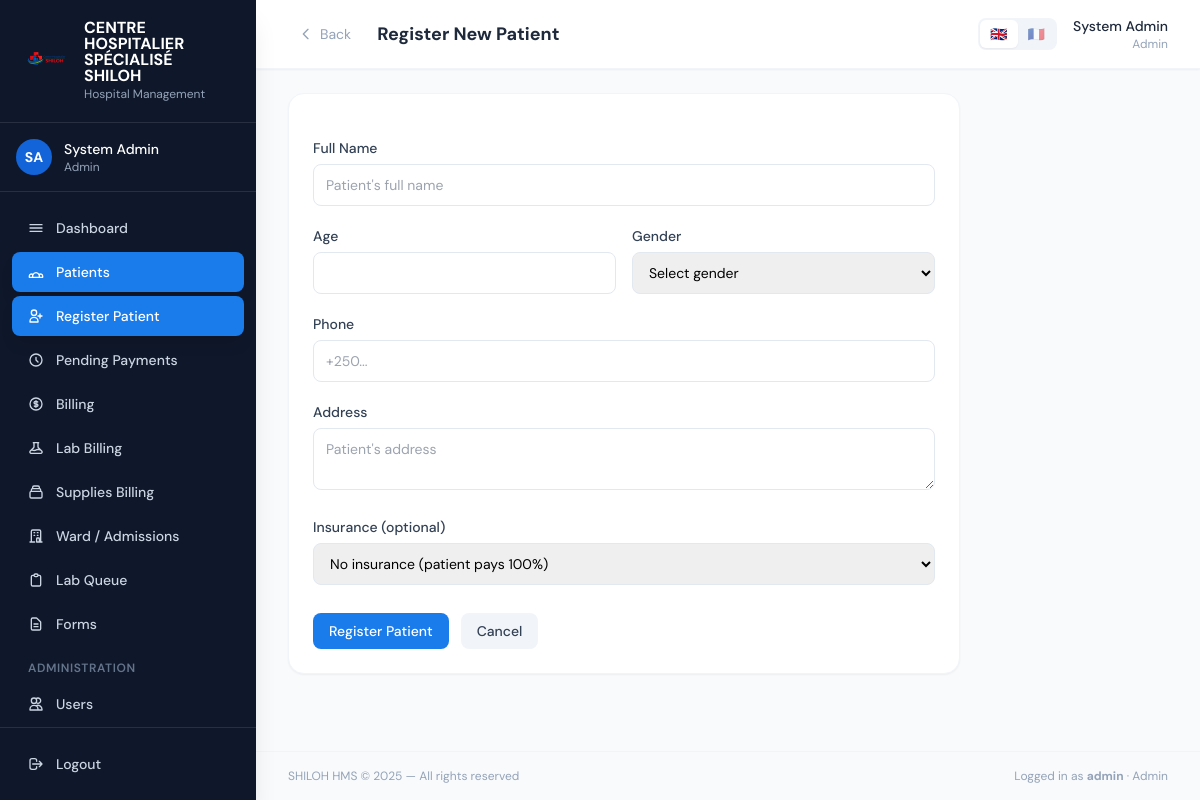
Screenshot of /patients/register/ (signed in) with the database file from the repository.
### core/models.py (models this page shows, shortened)
class HospitalSettings(models.Model):
    hospital_name = models.CharField(
        max_length=200, default='Hospital',
        help_text="Hospital name shown on receipts and the login page"
    )
    logo = models.ImageField(
        upload_to='hospital_logo/', null=True, blank=True,
        help_text="Logo shown on login page, receipts, and as favicon"
    )
    logo_size = models.CharField(
        max_length=10, choices=LogoSize.choices, default=LogoSize.MEDIUM,
        help_text="Display size of the logo on the login page and sidebar"
    )
    consultation_fee = models.DecimalField(
        max_digits=12, decimal_places=2, default=0,
        help_text="Standard consultation fee in CDF"
    )
    fixed_fee = models.DecimalField(
        max_digits=14, decimal_places=2, default=46136.71,
        help_text="Fixed administrative fee in CDF added to every bill"
    )
    currency = models.CharField(
        max_length=10, default='CDF',
        help_text="Primary currency code or symbol (e.g. CDF, RWF, KES)"
    )
    language = models.CharField(
        max_length=10,
        choices=[('en', 'English'), ('fr', 'Français')],
        default='en',
        help_text="System-wide display language for all users"
    )
    updated_at = models.DateTimeField(auto_now=True)
    updated_by = models.ForeignKey(
        'User', null=True, blank=True, on_delete=models.SET_NULL, related_name='settings_updated'
    )
    class Meta:
        verbose_name = "Hospital Settings"
    @classmethod
    def get(cls):
        obj, _ = cls.objects.get_or_create(pk=1)
        return obj

class User(AbstractUser):
    role = models.CharField(max_length=20, choices=Role.choices, default=Role.RECEPTIONIST)
    specialty = models.CharField(
        max_length=30, choices=Specialty.choices, blank=True, default='',
        help_text="Only applicable for doctors"
    )
    phone = models.CharField(max_length=20, blank=True)
    is_deleted = models.BooleanField(default=False)
    must_change_password = models.BooleanField(default=False)
    preferred_language = models.CharField(
        max_length=5, choices=Language.choices, blank=True, default='',
        help_text="If blank, the hospital's default system language is used."
    )
    created_by = models.ForeignKey(
        'self', null=True, blank=True, on_delete=models.SET_NULL, related_name='created_users'
    )

### patients/views.py (the view, shortened to what this page needs)
# urls.py: path('register/', views.patient_register, name='patient_register'),
@role_required('receptionist', 'admin')
def patient_register(request):
    insurances = Insurance.objects.filter(is_deleted=False, is_active=True)
    return render(request, 'patients/patient_form.html', {'insurances': insurances, 'action': 'Register'})

### templates/patients/patient_form.html (shortened to what this page needs)
{% extends 'base.html' %}
{% load i18n %}
{% block page_title %}Register New Patient{% endblock %}
{% block content %}
<div class="max-w-2xl">
<div class="card">
  <form method="post" class="space-y-5">
    <div><label class="form-label">Full Name</label><input name="full_name" required class="form-input" placeholder="Patient's full name" /></div>
    <div class="grid grid-cols-2 gap-4">
      <div><label class="form-label">Age</label><input type="number" name="age" required min="0" max="150" class="form-input" /></div>
      <div><label class="form-label">Gender</label>
        <select name="gender" required class="form-input">
          <option value="">Select gender</option>
        </select>
      </div>
    </div>
    <div><label class="form-label">Phone</label><input name="phone" required class="form-input" placeholder="+250..." /></div>
    <div><label class="form-label">Address</label><textarea name="address" required class="form-input" rows="2" placeholder="Patient's address"></textarea></div>
    <div>
      <label class="form-label">Insurance (optional)</label>
      <select name="insurance" class="form-input">
        <option value="">No insurance (patient pays 100%)</option>
      </select>
    </div>
    <div class="flex gap-3 pt-2">
      <button type="submit" class="btn-primary">Register Patient</button>
      <a href="{% url 'patient_list' %}" class="btn-secondary">Cancel</a>
    </div>
  </form>
</div>
</div>
{% endblock %}

### templates/base.html (shortened to what this page needs)
{% load i18n %}<!DOCTYPE html>
<html lang="{{ request.LANGUAGE_CODE|default:'en' }}">
<head>
  <script src="https://cdn.tailwindcss.com"></script>
</head>
<body class="bg-slate-50 min-h-screen flex">
{% if user.is_authenticated %}
<aside class="w-64 h-screen bg-slate-900 flex flex-col fixed top-0 left-0 z-40 shadow-xl overflow-hidden">
  <div class="px-6 py-5 border-b border-white/10">
    <div class="flex items-center gap-3">
      {% if hospital_logo_url %}
      <img src="{{ hospital_logo_url }}" alt="{{ hospital_name }}"
           style="width:{{ logo_size_px }};height:{{ logo_size_px }};max-width:48px;max-height:48px"
           class="object-contain rounded-xl shrink-0" />
      {% endif %}
      <div>
        <div class="text-white font-bold text-base leading-none">{{ hospital_name|upper }}</div>
        <div class="text-slate-400 text-xs mt-0.5">{% trans "Hospital Management" %}</div>
      </div>
    </div>
  </div>
  <div class="px-4 py-4 border-b border-white/10">
    <div class="flex items-center gap-3">
      <div class="w-9 h-9 bg-brand-700 rounded-full flex items-center justify-center text-white text-sm font-bold">
        {{ user.first_name|first|upper }}{{ user.last_name|first|upper }}
      </div>
      <div class="flex-1 min-w-0">
        <div class="text-white text-sm font-medium truncate">{{ user.get_full_name }}</div>
        <div class="text-slate-400 text-xs capitalize">{{ user.get_role_display }}</div>
      </div>
    </div>
  </div>
  <nav class="flex-1 px-3 py-4 space-y-1 overflow-y-auto">
    <a href="{% url 'dashboard' %}" class="sidebar-link {% if request.resolver_match.url_name == 'dashboard' %}active{% endif %}">
      <svg class="w-4 h-4" fill="none" viewBox="0 0 24 24" stroke="currentColor"><path stroke-linecap="round" stroke-linejoin="round" stroke-width="2" d="M3 7h18M3 12h18M3 17h18"/></svg>
      {% trans "Dashboard" %}
    </a>
    {% if user.role != 'accountant' and user.role != 'lab_technician' %}
    <a href="{% url 'patient_list' %}" class="sidebar-link {% if 'patient' in request.resolver_match.url_name %}active{% endif %}">
      {% trans "Patients" %}
    </a>
    {% endif %}
    {% if user.role == 'receptionist' or user.role == 'admin' %}
    <a href="{% url 'patient_register' %}" class="sidebar-link {% if request.resolver_match.url_name == 'patient_register' %}active{% endif %}">
      <svg class="w-4 h-4" fill="none" viewBox="0 0 24 24" stroke="currentColor"><path stroke-linecap="round" stroke-linejoin="round" stroke-width="2" d="M18 9v3m0 0v3m0-3h3m-3 0h-3m-2-5a4 4 0 11-8 0 4 4 0 018 0zM3 20a6 6 0 0112 0v1H3v-1z"/></svg>
      {% trans "Register Patient" %}
    </a>
    {% endif %}
    {% if user.role == 'accountant' or user.role == 'admin' %}
    <a href="{% url 'pending_billing_list' %}" class="sidebar-link {% if 'pending_billing' in request.resolver_match.url_name %}active{% endif %}">
      <svg class="w-4 h-4" fill="none" viewBox="0 0 24 24" stroke="currentColor"><path stroke-linecap="round" stroke-linejoin="round" stroke-width="2" d="M12 8v4l3 3m6-3a9 9 0 11-18 0 9 9 0 0118 0z"/></svg>
      {% trans "Pending Payments" %}
    </a>
    <a href="{% url 'billing_dashboard' %}" class="sidebar-link {% if 'billing_dashboard' == request.resolver_match.url_name or 'payment' in request.resolver_match.url_name %}active{% endif %}">
      {% trans "Billing" %}
    </a>
    <a href="{% url 'lab_billing_list' %}" class="sidebar-link {% if 'lab_billing' in request.resolver_match.url_name or 'lab_payment' in request.resolver_match.url_name %}active{% endif %}">
      {% trans "Lab Billing" %}
    </a>
    <a href="{% url 'supplies_billing_list' %}" class="sidebar-link {% if 'supplies_billing' in request.resolver_match.url_name %}active{% endif %}">
      <svg class="w-4 h-4" fill="none" viewBox="0 0 24 24" stroke="currentColor"><path stroke-linecap="round" stroke-linejoin="round" stroke-width="2" d="M19 11H5m14 0a2 2 0 012 2v6a2 2 0 01-2 2H5a2 2 0 01-2-2v-6a2 2 0 012-2m14 0V9a2 2 0 00-2-2M5 11V9a2 2 0 012-2m0 0V5a2 2 0 012-2h6a2 2 0 012 2v2M7 7h10"/></svg>
      {% trans "Supplies Billing" %}
    </a>
    {% endif %}
    {% if user.role == 'nurse' or user.role == 'admin' %}
    <a href="{% url 'admission_list' %}" class="sidebar-link {% if 'admission' in request.resolver_match.url_name %}active{% endif %}">
      <svg class="w-4 h-4" fill="none" viewBox="0 0 24 24" stroke="currentColor"><path stroke-linecap="round" stroke-linejoin="round" stroke-width="2" d="M19 21V5a2 2 0 00-2-2H7a2 2 0 00-2 2v16m14 0h2m-2 0h-5m-9 0H3m2 0h5M9 7h1m-1 4h1m4-4h1m-1 4h1m-2 10v-5a1 1 0 011-1h2a1 1 0 011 1v5m-4 0h4"/></svg>
      {% trans "Ward / Admissions" %}
    </a>
    {% endif %}
    {% if user.role == 'lab_technician' or user.role == 'admin' %}
    <a href="{% url 'lab_queue' %}" class="sidebar-link {% if 'lab' in request.resolver_match.url_name %}active{% endif %}">
      <svg class="w-4 h-4" fill="none" viewBox="0 0 24 24" stroke="currentColor"><path stroke-linecap="round" stroke-linejoin="round" stroke-width="2" d="M9 5H7a2 2 0 00-2 2v12a2 2 0 002 2h10a2 2 0 002-2V7a2 2 0 00-2-2h-2M9 5a2 2 0 002 2h2a2 2 0 002-2M9 5a2 2 0 012-2h2a2 2 0 012 2"/></svg>
      {% trans "Lab Queue" %}
    </a>
    {% endif %}
    <a href="{% url 'forms_library' %}" class="sidebar-link {% if 'forms' in request.resolver_match.url_name %}active{% endif %}">
      <svg class="w-4 h-4" fill="none" viewBox="0 0 24 24" stroke="currentColor"><path stroke-linecap="round" stroke-linejoin="round" stroke-width="2" d="M9 12h6m-6 4h6m2 5H7a2 2 0 01-2-2V5a2 2 0 012-2h5.586a1 1 0 01.707.293l5.414 5.414a1 1 0 01.293.707V19a2 2 0 01-2 2z"/></svg>
      {% trans "Forms" %}
    </a>
    {% if user.role == 'admin' %}
    <div class="pt-3 pb-1 px-4 text-xs font-semibold text-slate-500 uppercase tracking-wider">{% trans "Administration" %}</div>
    <a href="{% url 'user_list' %}" class="sidebar-link {% if 'user' in request.resolver_match.url_name %}active{% endif %}">
      <svg class="w-4 h-4" fill="none" viewBox="0 0 24 24" stroke="currentColor"><path stroke-linecap="round" stroke-linejoin="round" stroke-width="2" d="M12 4.354a4 4 0 110 5.292M15 21H3v-1a6 6 0 0112 0v1zm0 0h6v-1a6 6 0 00-9-5.197M13 7a4 4 0 11-8 0 4 4 0 018 0z"/></svg>
      {% trans "Users" %}
    </a>
    {% endif %}
  </nav>
  <div class="px-3 py-4 border-t border-white/10">
    <a href="{% url 'logout' %}" class="sidebar-link text-red-400 hover:bg-red-500/10 hover:text-red-300">
      <svg class="w-4 h-4" fill="none" viewBox="0 0 24 24" stroke="currentColor"><path stroke-linecap="round" stroke-linejoin="round" stroke-width="2" d="M17 16l4-4m0 0l-4-4m4 4H7m6 4v1a3 3 0 01-3 3H6a3 3 0 01-3-3V7a3 3 0 013-3h4a3 3 0 013 3v1"/></svg>
      {% trans "Logout" %}
    </a>
  </div>
</aside>
<div class="ml-64 flex-1 flex flex-col min-h-screen">
  <header class="bg-white border-b border-slate-100 px-8 py-4 flex items-center justify-between sticky top-0 z-30 shadow-sm">
    <div class="flex items-center gap-4">
      <button onclick="history.back()"
              class="flex items-center gap-1.5 text-slate-400 hover:text-slate-700 hover:bg-slate-100 px-2.5 py-1.5 rounded-lg transition-colors text-sm"
              title="Go back">
        <svg class="w-4 h-4" fill="none" viewBox="0 0 24 24" stroke="currentColor"><path stroke-linecap="round" stroke-linejoin="round" stroke-width="2" d="M15 19l-7-7 7-7"/></svg>
        {% trans "Back" %}
      </button>
      <div>
        <h1 class="text-lg font-bold text-slate-800">{% block page_title %}Dashboard{% endblock %}</h1>
      </div>
    </div>
    <div class="flex items-center gap-4">
      <form method="post" action="{% url 'set_my_language' %}" class="flex items-center bg-slate-100 rounded-lg p-0.5">
        <button type="submit" name="language" value="en" title="English"
                class="px-2.5 py-1 rounded-md text-sm transition-colors {% if user.preferred_language == 'en' or not user.preferred_language %}bg-white shadow-sm{% else %}opacity-50 hover:opacity-80{% endif %}">
          🇬🇧
        </button>
        <button type="submit" name="language" value="fr" title="Français"
                class="px-2.5 py-1 rounded-md text-sm transition-colors {% if user.preferred_language == 'fr' %}bg-white shadow-sm{% else %}opacity-50 hover:opacity-80{% endif %}">
          🇫🇷
        </button>
      </form>
      <a href="{% url 'my_profile' %}" class="text-right hover:opacity-70 transition-opacity">
        <div class="text-sm font-medium text-slate-800">{{ user.get_full_name }}</div>
        <div class="text-xs text-slate-400 capitalize">{{ user.get_role_display }}</div>
      </a>
    </div>
  </header>
  <main class="flex-1 px-8 py-6">
{% else %}
<div class="flex-1">
{% endif %}
{% block content %}{% endblock %}
{% if user.is_authenticated %}
  </main>
  <footer class="px-8 py-4 border-t border-slate-100 text-xs text-slate-400 flex justify-between">
    <span>SHILOH HMS &copy; 2025 — {% trans "All rights reserved" %}</span>
    <span>{% trans "Logged in as" %} <strong>{{ user.username }}</strong> · <span class="capitalize">{{ user.get_role_display }}</span></span>
  </footer>
</div>
{% else %}
</div>
{% endif %}
</body>
</html>

### templates/base.html (style rules this page uses)
body { font-family: 'DM Sans', sans-serif; }
.sidebar-link { @apply flex items-center gap-3 px-4 py-2.5 rounded-lg text-slate-300 hover:bg-white/10 hover:text-white transition-all text-sm font-medium; }
.sidebar-link.active { @apply bg-brand-600 text-white shadow-lg; }
.card { @apply bg-white rounded-2xl shadow-sm border border-slate-100 p-6; }
.btn-primary { @apply inline-flex items-center gap-2 bg-brand-600 hover:bg-brand-700 text-white px-4 py-2 rounded-lg text-sm font-medium transition-colors; }
.btn-secondary { @apply inline-flex items-center gap-2 bg-slate-100 hover:bg-slate-200 text-slate-700 px-4 py-2 rounded-lg text-sm font-medium transition-colors; }
.form-input { @apply w-full border border-slate-200 rounded-lg px-3 py-2.5 text-sm focus:outline-none focus:ring-2 focus:ring-brand-500 focus:border-transparent transition-all; }
.form-label { @apply block text-sm font-medium text-slate-700 mb-1.5; }

### rows the page displays
HospitalSettings: hospital_name "CENTRE HOSPITALIER SPÉCIALISÉ SHILOH"
User: first_name|first "S", last_name|first "A", get_full_name "System Admin", role "Admin", username "admin"
